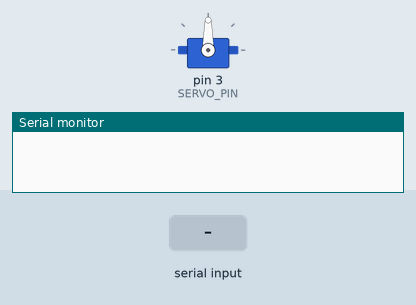
A sketch run on a simulated Arduino Uno, built with avr-gcc and run on an emulated ATmega328P. Parts: servo, the last lines printed to the serial monitor. The inputs (shaded band) are chosen by the test bench.

Above: at 2.7 s.
2.8 s: "Y" received over Serial
At 4.9 s:
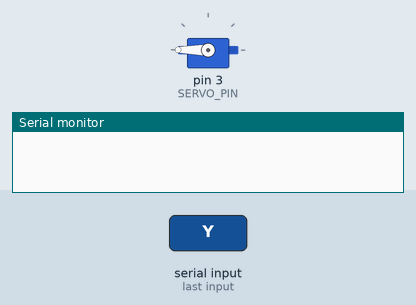
8.8 s: "y" received over Serial
At 13.0 s:
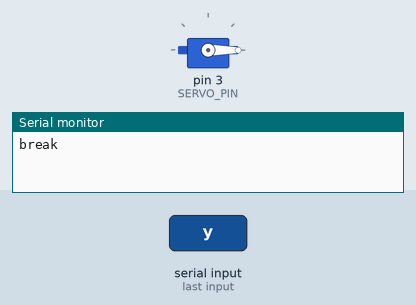
Timing chart, 0 to 15.4 s (numbered marks = the images above; inputs shaded):
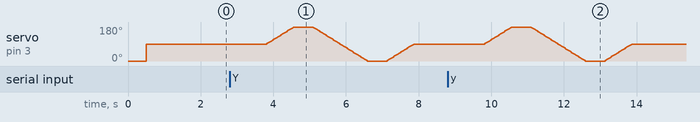

The sketch:

Experiment_Main.ino
```cpp
/*Main Experimental Code for Descriptive Tactor Feedback
adapted from the original failed python code :/ for firmata
USED WITH DataAcquisition.py to connect to NI DAQ to record data and export to csv
Servo --> Digital PIN 3
*/

#include <Servo.h>


#define SERVO_PIN 3

Servo servo;

int pos;
int pos_0N = 0;       // Found from tester code
int pos_5N = 180/2;       // Found form tester code
int pos_10N = 180;      // Found from tester code

void setup() {
  Serial.begin(9600);

  servo.attach(SERVO_PIN);
  servo.write(pos_0N);
  delay(500);
  servo.write(pos_5N);
  delay(1000);

}

void loop() {
  char choice = Serial.read();
  if (choice == 'Y' || choice == 'y') {// Start if Python Serial Reader is ready
    delay(1000);
    for (pos = pos_5N; pos <= pos_10N; pos += 3)  {
      servo.write(pos);
      delay(25);
    }
    delay(500);
    for (pos = pos_10N; pos >= pos_0N; pos -= 3)  {
      servo.write(pos);

      delay(25);
    }
    delay(500);
    for (pos = pos_0N; pos <= pos_5N; pos += 3)  {
      servo.write(pos);

      delay(25);
    }
    delay(500);
    Serial.println("break");
  }


  else if (choice == 'N' || choice == 'n') {
    while(true){}                         // Infinite Tsukyumi
  }
}
  /*else {
    Serial.println("Invalid Response");
  }


  }*/
```
